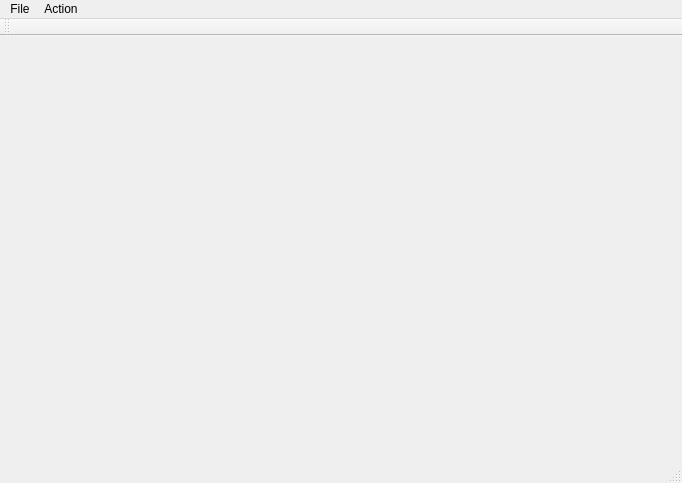
<?xml version="1.0" encoding="UTF-8"?>
<ui version="4.0">
 <class>MainWindow</class>
 <widget class="QMainWindow" name="MainWindow">
  <property name="geometry">
   <rect>
    <x>0</x>
    <y>0</y>
    <width>682</width>
    <height>483</height>
   </rect>
  </property>
  <property name="windowTitle">
   <string>UT99 Campaign Roster</string>
  </property>
  <property name="windowIcon">
   <iconset resource="RosterResources.qrc">
    <normaloff>:/images/icon</normaloff>:/images/icon</iconset>
  </property>
  <widget class="QWidget" name="centralWidget"/>
  <widget class="QMenuBar" name="menuBar">
   <property name="geometry">
    <rect>
     <x>0</x>
     <y>0</y>
     <width>682</width>
     <height>21</height>
    </rect>
   </property>
   <widget class="QMenu" name="menuFile">
    <property name="title">
     <string>File</string>
    </property>
    <addaction name="actionOpen"/>
    <addaction name="separator"/>
    <addaction name="actionQuit"/>
   </widget>
   <widget class="QMenu" name="menuAction">
    <property name="title">
     <string>Action</string>
    </property>
    <addaction name="actionGenerate_Unreal_ini"/>
    <addaction name="actionPawn_groups_editor"/>
   </widget>
   <addaction name="menuFile"/>
   <addaction name="menuAction"/>
  </widget>
  <widget class="QToolBar" name="mainToolBar">
   <attribute name="toolBarArea">
    <enum>TopToolBarArea</enum>
   </attribute>
   <attribute name="toolBarBreak">
    <bool>false</bool>
   </attribute>
  </widget>
  <widget class="QStatusBar" name="statusBar"/>
  <action name="actionOpen">
   <property name="text">
    <string>Open project</string>
   </property>
  </action>
  <action name="actionQuit">
   <property name="text">
    <string>Quit</string>
   </property>
  </action>
  <action name="actionGenerate_Unreal_ini">
   <property name="text">
    <string>Generate Unreal *.ini</string>
   </property>
  </action>
  <action name="actionPawn_groups_editor">
   <property name="text">
    <string>Pawn groups editor</string>
   </property>
  </action>
 </widget>
 <layoutdefault spacing="6" margin="11"/>
 <resources>
  <include location="RosterResources.qrc"/>
 </resources>
 <connections/>
</ui>
